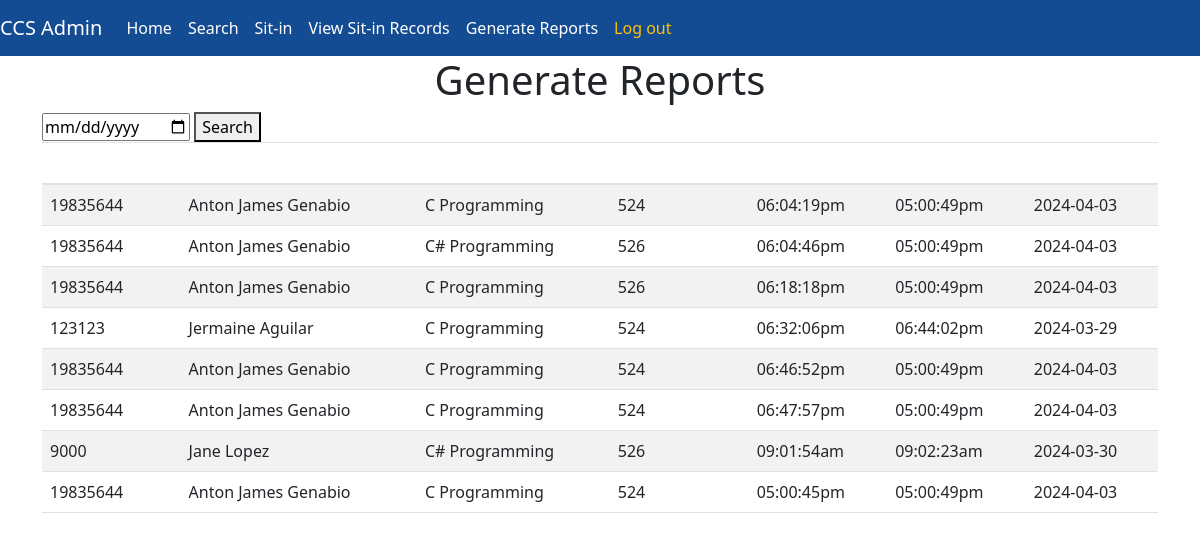
/static/Report.php (signed in), run on an earlier commit of the app's database.
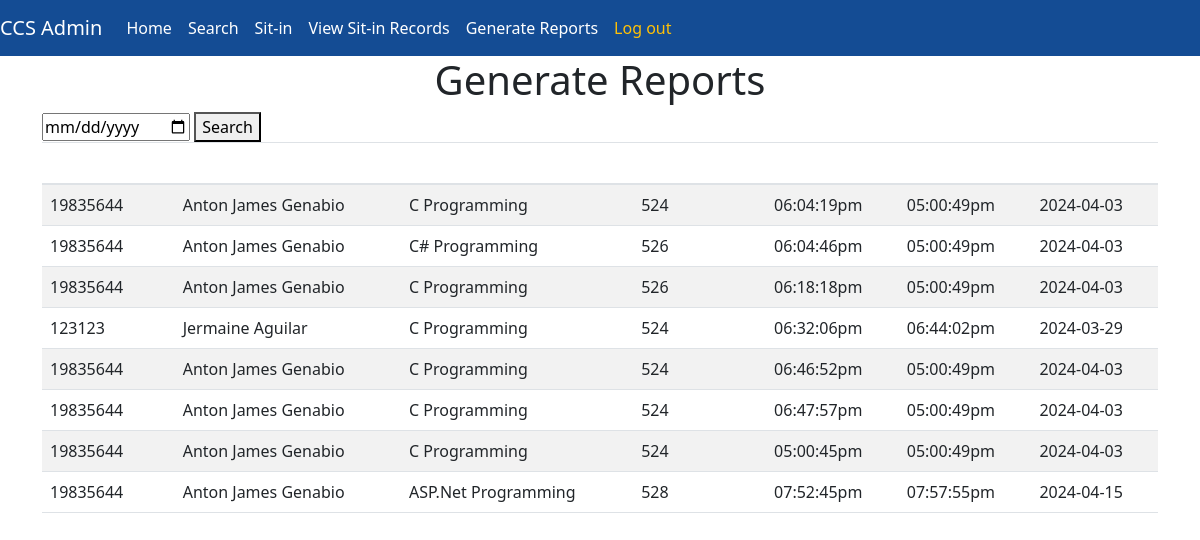
And on a later commit of the database.
### tables this page shows
CREATE TABLE `student_sit_in` (
  `sit_id` int(11) NOT NULL,
  `id_number` int(11) NOT NULL,
  `sit_purpose` varchar(50) NOT NULL,
  `sit_lab` varchar(20) NOT NULL,
  `sit_login` varchar(15) NOT NULL,
  `sit_logout` varchar(15) NOT NULL,
  `sit_date` varchar(10) NOT NULL,
  `status` varchar(20) NOT NULL
);

CREATE TABLE `students` (
  `id_number` int(11) NOT NULL,
  `lastName` varchar(50) NOT NULL,
  `firstName` varchar(50) NOT NULL,
  `middleName` varchar(50) NOT NULL,
  `yearLevel` int(11) NOT NULL,
  `password` varchar(50) NOT NULL,
  `course` varchar(20) NOT NULL,
  `email` varchar(50) NOT NULL,
  `address` varchar(50) NOT NULL,
  `status` varchar(10) NOT NULL
);

### static/Report.php (the view, shortened to what this page needs)
<?php
  include('backend.php');
?>
<!DOCTYPE html>
<html lang="en">
<head>
    <link rel="stylesheet" href="https://cdn.jsdelivr.net/npm/bootstrap@4.3.1/dist/css/bootstrap.min.css">
    <link rel="stylesheet" href="https://cdnjs.cloudflare.com/ajax/libs/twitter-bootstrap/5.3.0/css/bootstrap.min.css">
    <link rel="stylesheet" href="https://cdn.datatables.net/2.0.2/css/dataTables.bootstrap5.css">
</head>
<body>
<nav class="navbar navbar-expand-lg navbar-light " style="background-color: #144c94">
  <a class="navbar-brand text-white" href="#">CCS Admin</a>
  <div class="collapse navbar-collapse" id="navbarNav">
    <ul class="navbar-nav">
      <li class="nav-item active">
        <a class="nav-link text-white"  href="Admin.php">Home</a>
      </li>
      <li class="nav-item">
        <a type="button" class="nav-link text-white" data-toggle="modal" data-target="#exampleModal">Search</a>
      </li>
      <li class="nav-item">
        <a class="nav-link text-white" href="Records.php"> Sit-in</a>
      </li>
      <li class="nav-item">
        <a class="nav-link text-white" href="ViewRecords.php">View Sit-in Records</a>
      </li>
      <li class="nav-item">
        <a class="nav-link  text-white" href="Report.php">Generate Reports</a>
      </li>
      <li class="nav-item">
        <a class="btn nav-link text-warning"  href="Login.php">Log out</a>
      </li>
    </ul>
  </div>
</nav>
<h1 class="text-center">Generate Reports</h1>
  <?php
  $con = mysqli_connect('localhost', 'root', '', 'ccs_system');
    if(isset($_POST["dateSubmit"])){
   $date = $_POST["date"];
$sqlTable = " SELECT student_sit_in.sit_id, students.id_number, students.firstName,students.lastName,
student_sit_in.sit_purpose, student_sit_in.sit_lab , student_sit_in.sit_login,
 student_sit_in.sit_logout,student_sit_in.sit_date, student_sit_in.status FROM
  students INNER JOIN student_sit_in ON students.id_number = student_sit_in.id_number
   INNER JOIN student_session ON student_sit_in.id_number = student_session.id_number WHERE student_sit_in.status = 'Finished' AND student_sit_in.sit_date = '$date' ;";
    }
    else{
$sqlTable = " SELECT student_sit_in.sit_id, students.id_number, students.firstName,students.lastName,
 student_sit_in.sit_purpose, student_sit_in.sit_lab , student_sit_in.sit_login,
  student_sit_in.sit_logout,student_sit_in.sit_date, student_sit_in.status FROM
   students INNER JOIN student_sit_in ON students.id_number = student_sit_in.id_number
    INNER JOIN student_session ON student_sit_in.id_number = student_session.id_number WHERE student_sit_in.status = 'Finished';";
    }
$result = mysqli_query($con, $sqlTable);
if(mysqli_num_rows($result) > 0)
    {
      $listPerson = [];
      while($row = mysqli_fetch_array($result)) {
          $listPerson[] = $row;
      }
    }
?>
<div class="container">
  <form action="Report.php" method="POST">
    <input type="date" name="date" />
    <button type="submit" name="dateSubmit">Search</button>
  </form>
  <table id="example" class="table table-striped display compact" style="width:100%">
  <thead style="background-color: #144c94">
      <tr>
          <th class="text-white">ID Number</th>
          <th  class="text-white">Name</th>
          <th class="text-white">Sit Purpose</th>
          <th class="text-white">Laboratory</th>
          <th class="text-white">Login</th>
          <th class="text-white">Logout</th>
          <th class="text-white">Date</th>
      </tr>
  </thead>
  <tbody>
      <?php foreach ($listPerson as $person): ?>
          <tr>
              <td><?php echo $person['id_number']; ?></td>
              <td><?php echo $person['firstName']." ".$person['lastName']; ?></td>
              <td><?php echo $person['sit_purpose']; ?></td>
              <td><?php echo $person['sit_lab']; ?></td>
              <td><?php echo $person['sit_login']; ?></td>
              <td><?php echo $person['sit_logout']; ?></td>
              <td><?php echo $person['sit_date']; ?></td>
          </tr>
      <?php endforeach; ?>
  </tbody>
</table>
</div>
</body>
</html>

### static/backend.php (shortened to what this page needs)
<!DOCTYPE html>
<html lang="en">
<head>
    <link rel="stylesheet" href="https://cdn.jsdelivr.net/npm/bootstrap@4.3.1/dist/css/bootstrap.min.css">
    <link rel="stylesheet" href="https://cdnjs.cloudflare.com/ajax/libs/twitter-bootstrap/5.3.0/css/bootstrap.min.css">
    <link rel="stylesheet" href="https://cdn.datatables.net/2.0.2/css/dataTables.bootstrap5.css">
</head>
<body>
</body>
</html>
<!DOCTYPE html>
<html lang="en">
<body>
</body>
</html>

What changed in the data, as far as the page shows it:
removed student_sit_in: id_number.id_number "9000", id_number.firstName "Jane", id_number.lastName "Lopez", sit_purpose "C# Programming", sit_lab "526", sit_login "09:01:54am", sit_logout "09:02:23am", sit_date "2024-03-30"
added student_sit_in: id_number.id_number "19835644", id_number.firstName "Anton James", id_number.lastName "Genabio", sit_purpose "ASP.Net Programming", sit_lab "528", sit_login "07:52:45pm", sit_logout "07:57:55pm", sit_date "2024-04-15"
